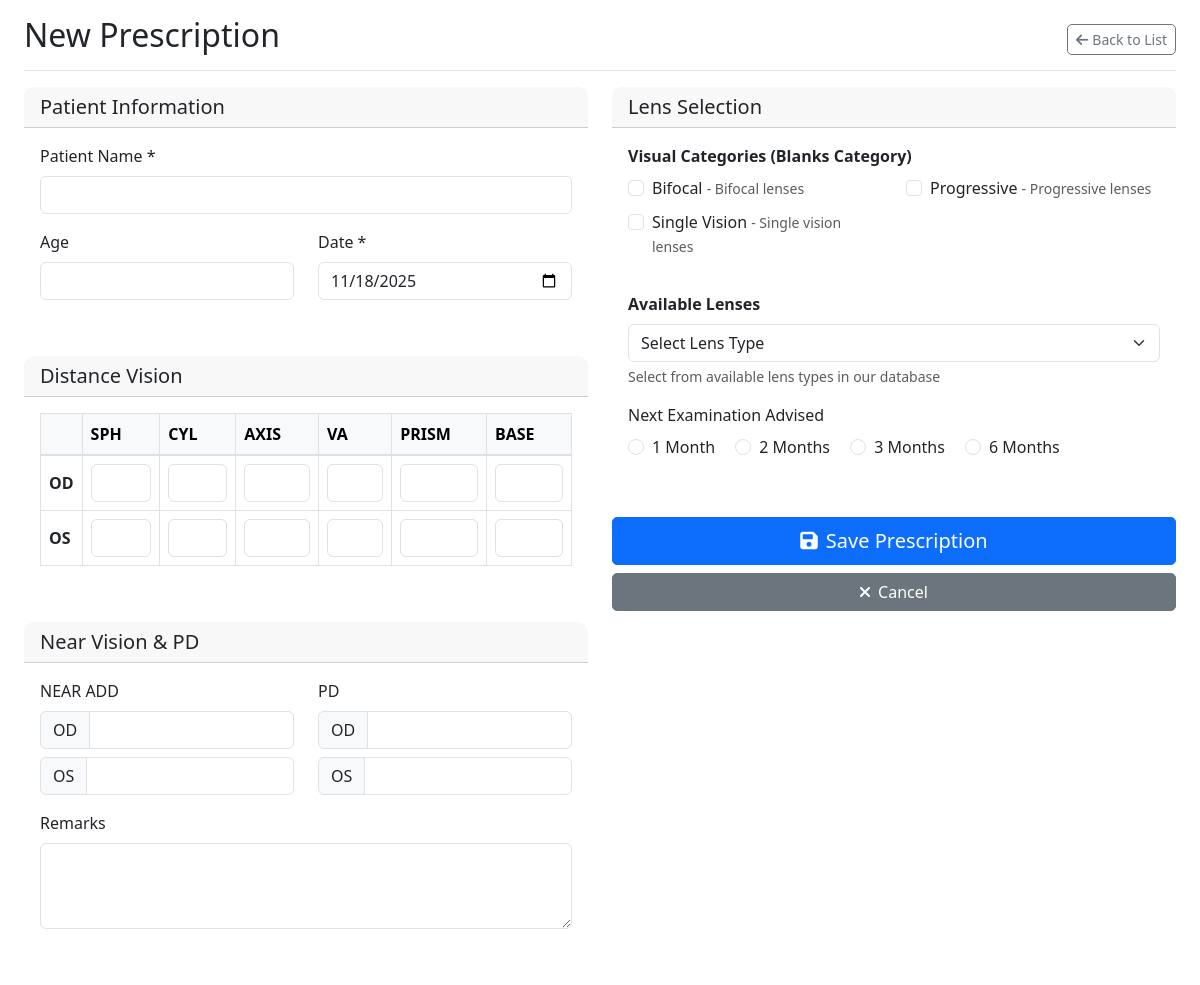
Page /user/prescriptions.php?action=create (signed in) on the committed database.
### tables this page shows
CREATE TABLE `categories` (
  `id` int(11) NOT NULL,
  `name` varchar(255) NOT NULL,
  `description` text DEFAULT NULL,
  `created_at` timestamp NOT NULL DEFAULT current_timestamp()
);

### user/controllers/PrescriptionController.php (called while the page is built, shortened)
<?php
class PrescriptionController
{
    private $db;
    public function __construct($db)
    {
        $this->db = $db;
    }
    public function create()
    {
        $categories_stmt = $this->db->query("SELECT * FROM categories ORDER BY name");
        $categories = $categories_stmt->fetchAll();
        $lenses_stmt = $this->db->query("
            SELECT l.*, c.name as category_name
            FROM lenses l
            LEFT JOIN categories c ON l.category_id = c.id
            ORDER BY c.name, l.name
        ");
        $lenses = $lenses_stmt->fetchAll();
        $lenses_by_category = [];
        foreach ($lenses as $lens) {
            $category_name = $lens['category_name'] ?: 'Uncategorized';
            if (!isset($lenses_by_category[$category_name])) {
                $lenses_by_category[$category_name] = [];
            }
            $lenses_by_category[$category_name][] = $lens;
        }
        $view_data = [
            'categories' => $categories,
            'lenses_by_category' => $lenses_by_category,
            'lenses' => $lenses
        ];
        include_once 'views/prescriptions/create.php';
    }
}
?>

### user/views/prescriptions/create.php (the view, shortened to what this page needs)
<?php
include '../includes/header.php';
$categories = $view_data['categories'];
?>
<div class="container-fluid">
    <div class="row">
        <main class="col-md-12 ms-sm-auto px-md-4">
            <div
                class="d-flex justify-content-between flex-wrap flex-md-nowrap align-items-center pt-3 pb-2 mb-3 border-bottom">
                <h1 class="h2">New Prescription</h1>
                <div class="btn-toolbar mb-2 mb-md-0">
                    <a href="prescriptions.php" class="btn btn-sm btn-outline-secondary">
                        <i class="fas fa-arrow-left me-1"></i>Back to List
                    </a>
                </div>
            </div>
            <form action="prescriptions.php?action=create" method="post">
                <div class="row">
                    <div class="col-md-6">
                        <div class="card mb-4">
                            <div class="card-header">
                                <h5 class="card-title mb-0">Patient Information</h5>
                            </div>
                            <div class="card-body">
                                <div class="mb-3">
                                    <label for="patient_name" class="form-label">Patient Name *</label>
                                    <input type="text" class="form-control" id="patient_name" name="patient_name"
                                        required>
                                </div>
                                <div class="row">
                                    <div class="col-md-6">
                                        <div class="mb-3">
                                            <label for="age" class="form-label">Age</label>
                                            <input type="number" class="form-control" id="age" name="age">
                                        </div>
                                    </div>
                                    <div class="col-md-6">
                                        <div class="mb-3">
                                            <label for="date" class="form-label">Date *</label>
                                            <input type="date" class="form-control" id="date" name="date"
                                                value="<?php echo date('Y-m-d'); ?>" required>
                                        </div>
                                    </div>
                                </div>
                            </div>
                        </div>
                        <div class="card mb-4">
                            <div class="card-header">
                                <h5 class="card-title mb-0">Distance Vision</h5>
                            </div>
                            <div class="card-body">
                                <div class="table-responsive">
                                    <table class="table table-bordered">
                                        <thead class="table-light">
                                            <tr>
                                                <th></th>
                                                <th>SPH</th>
                                                <th>CYL</th>
                                                <th>AXIS</th>
                                                <th>VA</th>
                                                <th>PRISM</th>
                                                <th>BASE</th>
                                            </tr>
                                        </thead>
                                        <tbody>
                                            <tr>
                                                <td><strong>OD</strong></td>
                                                <td><input type="text" class="form-control" name="od_sph"></td>
                                                <td><input type="text" class="form-control" name="od_cyl"></td>
                                                <td><input type="text" class="form-control" name="od_axis"></td>
                                                <td><input type="text" class="form-control" name="od_va"></td>
                                                <td><input type="text" class="form-control" name="od_prism"></td>
                                                <td><input type="text" class="form-control" name="od_base"></td>
                                            </tr>
                                            <tr>
                                                <td><strong>OS</strong></td>
                                                <td><input type="text" class="form-control" name="os_sph"></td>
                                                <td><input type="text" class="form-control" name="os_cyl"></td>
                                                <td><input type="text" class="form-control" name="os_axis"></td>
                                                <td><input type="text" class="form-control" name="os_va"></td>
                                                <td><input type="text" class="form-control" name="os_prism"></td>
                                                <td><input type="text" class="form-control" name="os_base"></td>
                                            </tr>
                                        </tbody>
                                    </table>
                                </div>
                            </div>
                        </div>
                        <div class="card mb-4">
                            <div class="card-header">
                                <h5 class="card-title mb-0">Near Vision & PD</h5>
                            </div>
                            <div class="card-body">
                                <div class="row mb-3">
                                    <div class="col-md-6">
                                        <label class="form-label">NEAR ADD</label>
                                        <div class="input-group mb-2">
                                            <span class="input-group-text">OD</span>
                                            <input type="text" class="form-control" name="near_add_od">
                                        </div>
                                        <div class="input-group">
                                            <span class="input-group-text">OS</span>
                                            <input type="text" class="form-control" name="near_add_os">
                                        </div>
                                    </div>
                                    <div class="col-md-6">
                                        <label class="form-label">PD</label>
                                        <div class="input-group mb-2">
                                            <span class="input-group-text">OD</span>
                                            <input type="text" class="form-control" name="pd_od">
                                        </div>
                                        <div class="input-group">
                                            <span class="input-group-text">OS</span>
                                            <input type="text" class="form-control" name="pd_os">
                                        </div>
                                    </div>
                                </div>
                                <div class="mb-3">
                                    <label for="remarks" class="form-label">Remarks</label>
                                    <textarea class="form-control" id="remarks" name="remarks" rows="3"></textarea>
                                </div>
                            </div>
                        </div>
                    </div>
                    <div class="col-md-6">
                        <div class="card mb-4">
                            <div class="card-header">
                                <h5 class="card-title mb-0">Lens Selection</h5>
                            </div>
                            <div class="card-body">
                                <div class="mb-4">
                                    <label class="form-label fw-bold">Visual Categories (Blanks Category)</label>
                                    <div class="row">
                                        <?php foreach ($categories as $category): ?>
                                            <div class="col-md-6 mb-2">
                                                <div class="form-check">
                                                    <input class="form-check-input category-checkbox" type="checkbox"
                                                        id="category_<?php echo $category['id']; ?>"
                                                        value="<?php echo $category['id']; ?>">
                                                    <label class="form-check-label"
                                                        for="category_<?php echo $category['id']; ?>">
                                                        <?php echo htmlspecialchars($category['name']); ?>
                                                        <?php if ($category['description']): ?>
                                                            <small class="text-muted">-
                                                                <?php echo htmlspecialchars($category['description']); ?></small>
                                                        <?php endif; ?>
                                                    </label>
                                                </div>
                                            </div>
                                        <?php endforeach; ?>
                                    </div>
                                </div>
                                <div class="mb-3">
                                    <label for="lens_type" class="form-label fw-bold">Available Lenses</label>
                                    <select class="form-select" id="lens_type" name="lens_type" required>
                                        <option value="">Select Lens Type</option>
                                    </select>
                                    <div class="form-text">Select from available lens types in our database</div>
                                </div>
                                <div class="mb-3">
                                    <label class="form-label">Next Examination Advised</label>
                                    <div>
                                        <div class="form-check form-check-inline">
                                            <input class="form-check-input" type="radio" name="next_examination"
                                                id="exam1" value="1">
                                            <label class="form-check-label" for="exam1">1 Month</label>
                                        </div>
                                        <div class="form-check form-check-inline">
                                            <input class="form-check-input" type="radio" name="next_examination"
                                                id="exam2" value="2">
                                            <label class="form-check-label" for="exam2">2 Months</label>
                                        </div>
                                        <div class="form-check form-check-inline">
                                            <input class="form-check-input" type="radio" name="next_examination"
                                                id="exam3" value="3">
                                            <label class="form-check-label" for="exam3">3 Months</label>
                                        </div>
                                        <div class="form-check form-check-inline">
                                            <input class="form-check-input" type="radio" name="next_examination"
                                                id="exam6" value="6">
                                            <label class="form-check-label" for="exam6">6 Months</label>
                                        </div>
                                    </div>
                                </div>
                            </div>
                        </div>
                        <div class="d-grid gap-2">
                            <button type="submit" class="btn btn-primary btn-lg">
                                <i class="fas fa-save me-2"></i>Save Prescription
                            </button>
                            <a href="prescriptions.php" class="btn btn-secondary">
                                <i class="fas fa-times me-2"></i>Cancel
                            </a>
                        </div>
                    </div>
                </div>
            </form>
        </main>
    </div>
</div>
<?php include '../includes/footer.php'; ?>

### assets/css/style.css (style rules this page uses)
.card { border: none; border-radius: 10px; }
.card-header { border-radius: 10px 10px 0 0 !important; }
.btn { border-radius: 5px; }
.table th { border-top: none; font-weight: 600; }
.table th { background-color: #f8f9fa; border-bottom: 2px solid #dee2e6; }
.table td { vertical-align: middle; }
.card { transition: transform 0.2s ease-in-out, box-shadow 0.2s ease-in-out; }
.btn { transition: all 0.2s ease-in-out; }

### rows in the picture
categories: name "Bifocal", description "Bifocal lenses"
categories: name "Progressive", description "Progressive lenses"
categories: name "Single Vision", description "Single vision lenses"
